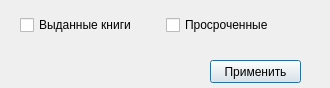
<?xml version="1.0" encoding="UTF-8"?>
<ui version="4.0">
 <class>Dialog</class>
 <widget class="QDialog" name="Dialog">
  <property name="geometry">
   <rect>
    <x>0</x>
    <y>0</y>
    <width>330</width>
    <height>88</height>
   </rect>
  </property>
  <property name="windowTitle">
   <string>Фильтры</string>
  </property>
  <widget class="QWidget" name="horizontalLayoutWidget">
   <property name="geometry">
    <rect>
     <x>20</x>
     <y>0</y>
     <width>285</width>
     <height>51</height>
    </rect>
   </property>
   <layout class="QHBoxLayout" name="horizontalLayout">
    <item>
     <widget class="QCheckBox" name="givenBox">
      <property name="text">
       <string>Выданные книги</string>
      </property>
     </widget>
    </item>
    <item>
     <widget class="QCheckBox" name="dateBox">
      <property name="text">
       <string>Просроченные</string>
      </property>
     </widget>
    </item>
   </layout>
  </widget>
  <widget class="QPushButton" name="applyButton">
   <property name="geometry">
    <rect>
     <x>210</x>
     <y>60</y>
     <width>91</width>
     <height>23</height>
    </rect>
   </property>
   <property name="text">
    <string>Применить</string>
   </property>
  </widget>
 </widget>
 <resources/>
 <connections/>
</ui>
